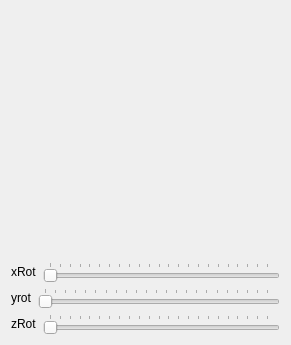
<?xml version="1.0" encoding="UTF-8"?>
<ui version="4.0">
 <class>Window</class>
 <widget class="QWidget" name="Window">
  <property name="geometry">
   <rect>
    <x>0</x>
    <y>0</y>
    <width>291</width>
    <height>345</height>
   </rect>
  </property>
  <property name="windowTitle">
   <string>Window</string>
  </property>
  <layout class="QVBoxLayout" name="verticalLayout">
   <item>
    <widget class="MyGLWidget" name="myGLWidget" native="true">
     <property name="minimumSize">
      <size>
       <width>200</width>
       <height>200</height>
      </size>
     </property>
    </widget>
   </item>
   <item>
    <layout class="QHBoxLayout" name="horizontalLayout">
     <item>
      <widget class="QLabel" name="label">
       <property name="text">
        <string>xRot</string>
       </property>
      </widget>
     </item>
     <item>
      <widget class="QSlider" name="rotXSlider">
       <property name="maximum">
        <number>5760</number>
       </property>
       <property name="singleStep">
        <number>256</number>
       </property>
       <property name="pageStep">
        <number>250</number>
       </property>
       <property name="orientation">
        <enum>Qt::Horizontal</enum>
       </property>
       <property name="tickPosition">
        <enum>QSlider::TicksAbove</enum>
       </property>
       <property name="tickInterval">
        <number>256</number>
       </property>
      </widget>
     </item>
    </layout>
   </item>
   <item>
    <layout class="QHBoxLayout" name="horizontalLayout_2">
     <item>
      <widget class="QLabel" name="label_2">
       <property name="text">
        <string>yrot</string>
       </property>
      </widget>
     </item>
     <item>
      <widget class="QSlider" name="rotYSlider">
       <property name="maximum">
        <number>5760</number>
       </property>
       <property name="singleStep">
        <number>256</number>
       </property>
       <property name="pageStep">
        <number>250</number>
       </property>
       <property name="orientation">
        <enum>Qt::Horizontal</enum>
       </property>
       <property name="tickPosition">
        <enum>QSlider::TicksAbove</enum>
       </property>
       <property name="tickInterval">
        <number>256</number>
       </property>
      </widget>
     </item>
    </layout>
   </item>
   <item>
    <layout class="QHBoxLayout" name="horizontalLayout_3">
     <item>
      <widget class="QLabel" name="label_3">
       <property name="text">
        <string>zRot</string>
       </property>
      </widget>
     </item>
     <item>
      <widget class="QSlider" name="rotZSlider">
       <property name="maximum">
        <number>5760</number>
       </property>
       <property name="singleStep">
        <number>256</number>
       </property>
       <property name="pageStep">
        <number>250</number>
       </property>
       <property name="orientation">
        <enum>Qt::Horizontal</enum>
       </property>
       <property name="tickPosition">
        <enum>QSlider::TicksAbove</enum>
       </property>
       <property name="tickInterval">
        <number>256</number>
       </property>
      </widget>
     </item>
    </layout>
   </item>
  </layout>
 </widget>
 <layoutdefault spacing="6" margin="11"/>
 <customwidgets>
  <customwidget>
   <class>MyGLWidget</class>
   <extends>QWidget</extends>
   <header>myglwidget.h</header>
   <container>1</container>
   <slots>
    <slot>setXRotation(int)</slot>
    <slot>setZRotation(int)</slot>
    <slot>setYRotation(int)</slot>
   </slots>
  </customwidget>
 </customwidgets>
 <resources/>
 <connections>
  <connection>
   <sender>rotXSlider</sender>
   <signal>valueChanged(int)</signal>
   <receiver>myGLWidget</receiver>
   <slot>setXRotation(int)</slot>
   <hints>
    <hint type="sourcelabel">
     <x>81</x>
     <y>227</y>
    </hint>
    <hint type="destinationlabel">
     <x>83</x>
     <y>205</y>
    </hint>
   </hints>
  </connection>
  <connection>
   <sender>rotYSlider</sender>
   <signal>valueChanged(int)</signal>
   <receiver>myGLWidget</receiver>
   <slot>setYRotation(int)</slot>
   <hints>
    <hint type="sourcelabel">
     <x>153</x>
     <y>265</y>
    </hint>
    <hint type="destinationlabel">
     <x>156</x>
     <y>206</y>
    </hint>
   </hints>
  </connection>
  <connection>
   <sender>rotZSlider</sender>
   <signal>valueChanged(int)</signal>
   <receiver>myGLWidget</receiver>
   <slot>setZRotation(int)</slot>
   <hints>
    <hint type="sourcelabel">
     <x>229</x>
     <y>311</y>
    </hint>
    <hint type="destinationlabel">
     <x>227</x>
     <y>202</y>
    </hint>
   </hints>
  </connection>
 </connections>
</ui>
